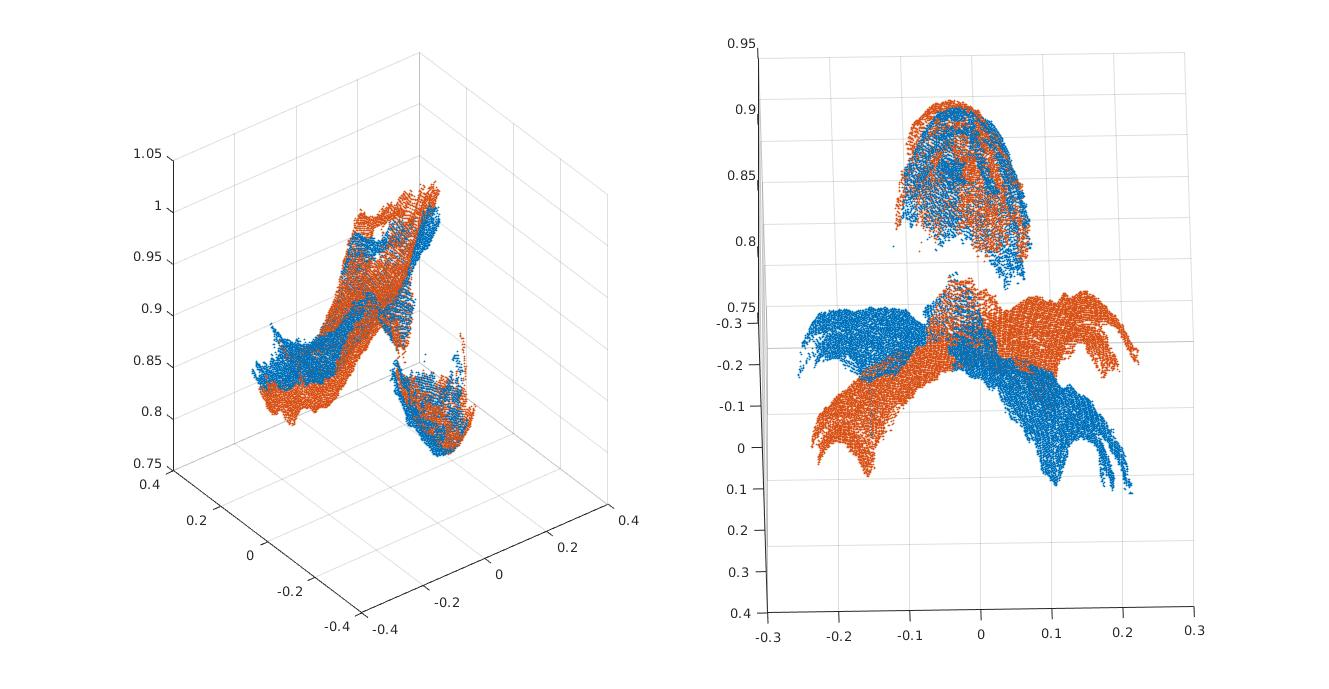
%> input picture 2nd_iter.jpg, 1329 x 689 px
$ octave --eval "result = remove_background(imread('../2nd_iter.jpg'));"   (GNU Octave 9; MATLAB toolbox functions it lacks are replaced by stand-ins)
%> lines starting %> are read from the running program, lines starting %| are printed output that depends on the picture; in (x1, y1, x2, y2) boxes, pixels count from 0 and x2, y2 are one past the last pixel; in counts of white or black regions, pixels touching at a corner belong together; the program's own positions count from 1
function image = remove_background(image)
% [8 lines of commented-out code are left out]


BW1 = im2bw(image,graythresh(image));
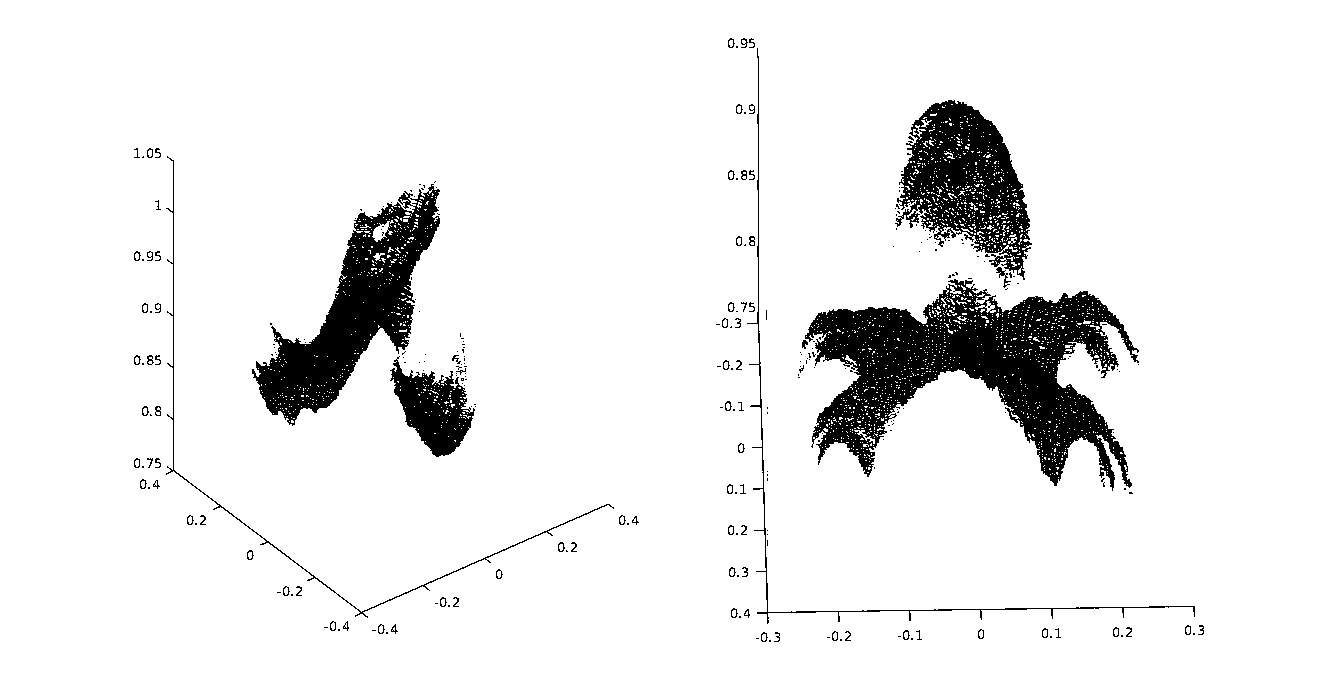
%> BW1: size 689x1329 logical; 92.5% white; 280 black regions (201 under 20 px), largest, box (x1, y1, x2, y2) and area: (805, 279, 1139, 491) 30388, (252, 184, 440, 426) 15823, (895, 100, 1032, 280) 12576

image = uint8(BW1).*image;
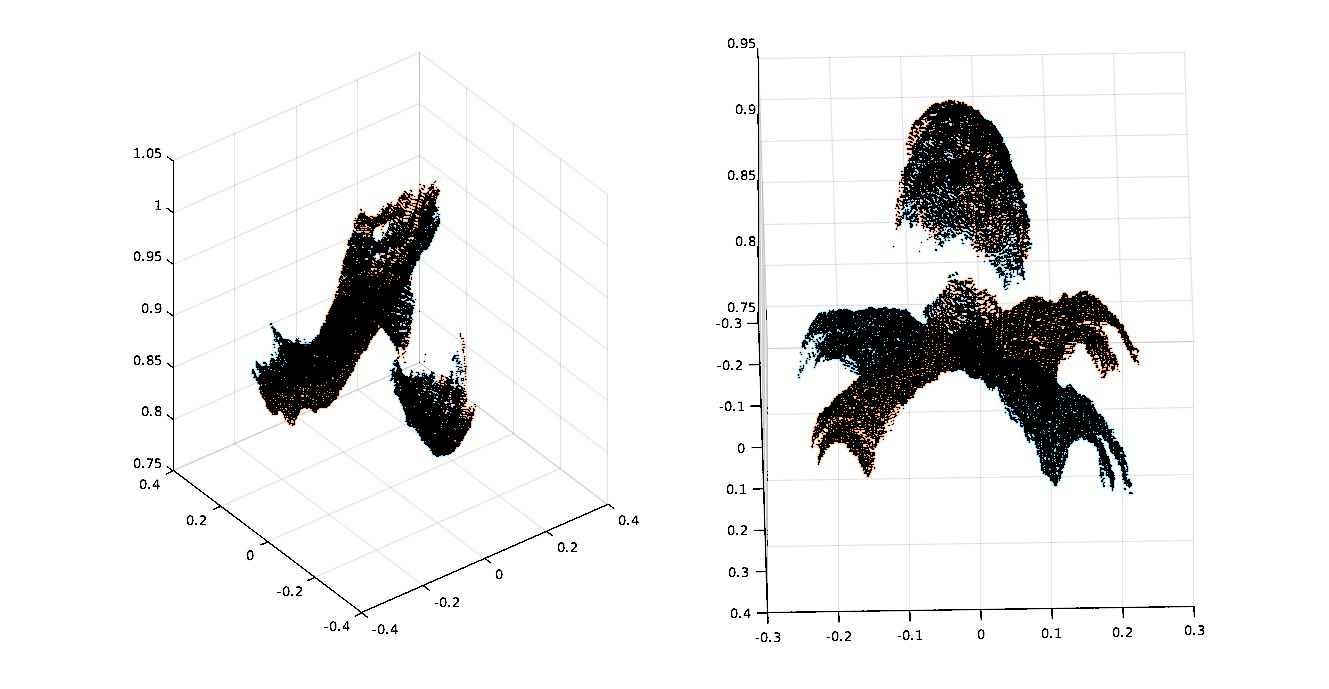
%> image: size 689x1329x3 uint8; mean R, G, B 234.4, 234.3, 234.1

end

$ run again, on method1.jpg
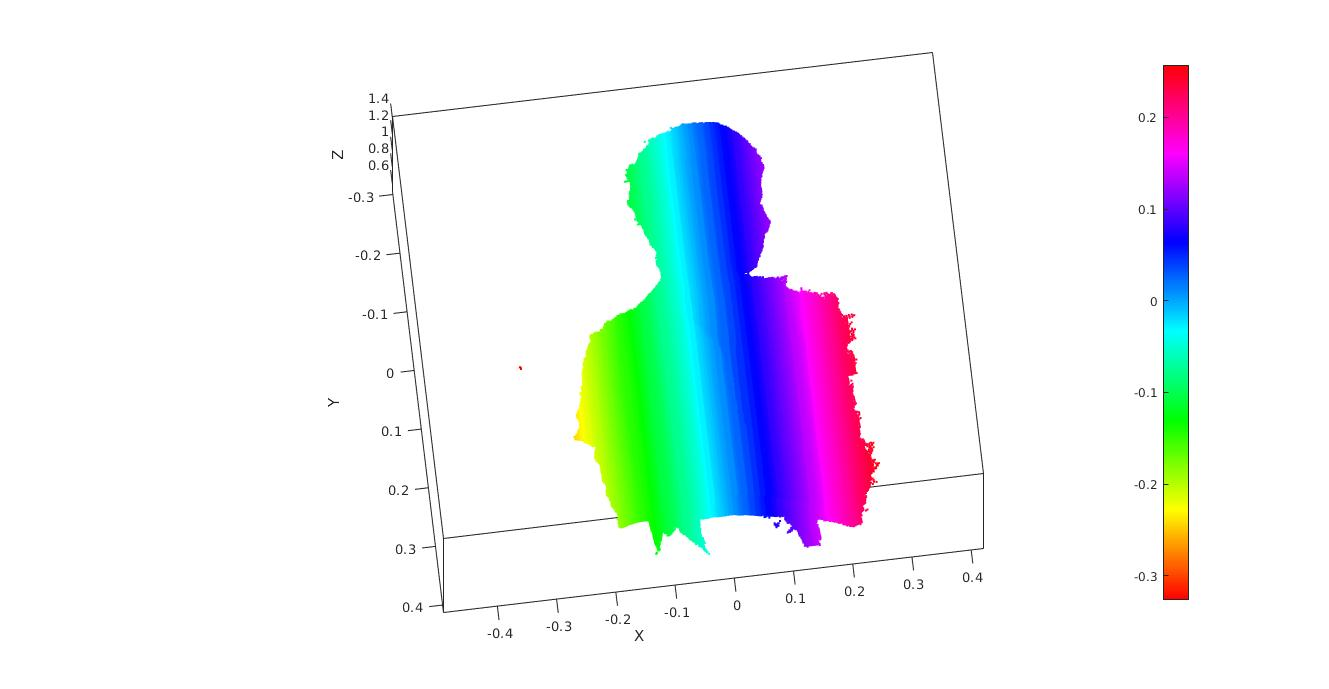
%> input picture method1.jpg, 1329 x 689 px
%> in remove_background, `BW1 = im2bw(image,graythresh(image));`:
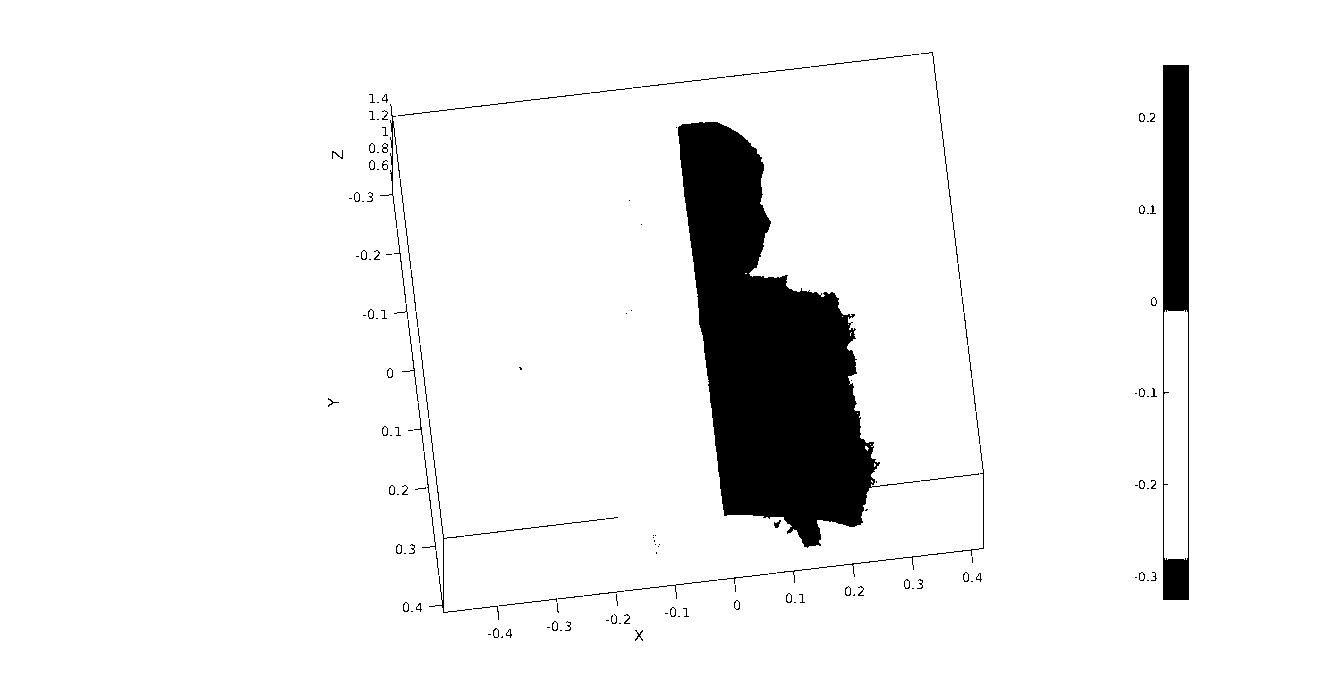
%> BW1: size 689x1329 logical; 93.5% white; 156 black regions (75 under 20 px), largest, box (x1, y1, x2, y2) and area: (678, 122, 920, 548) 46798, (1163, 65, 1189, 600) 7968, (777, 445, 984, 583) 362
%> in remove_background, `image = uint8(BW1).*image;`:
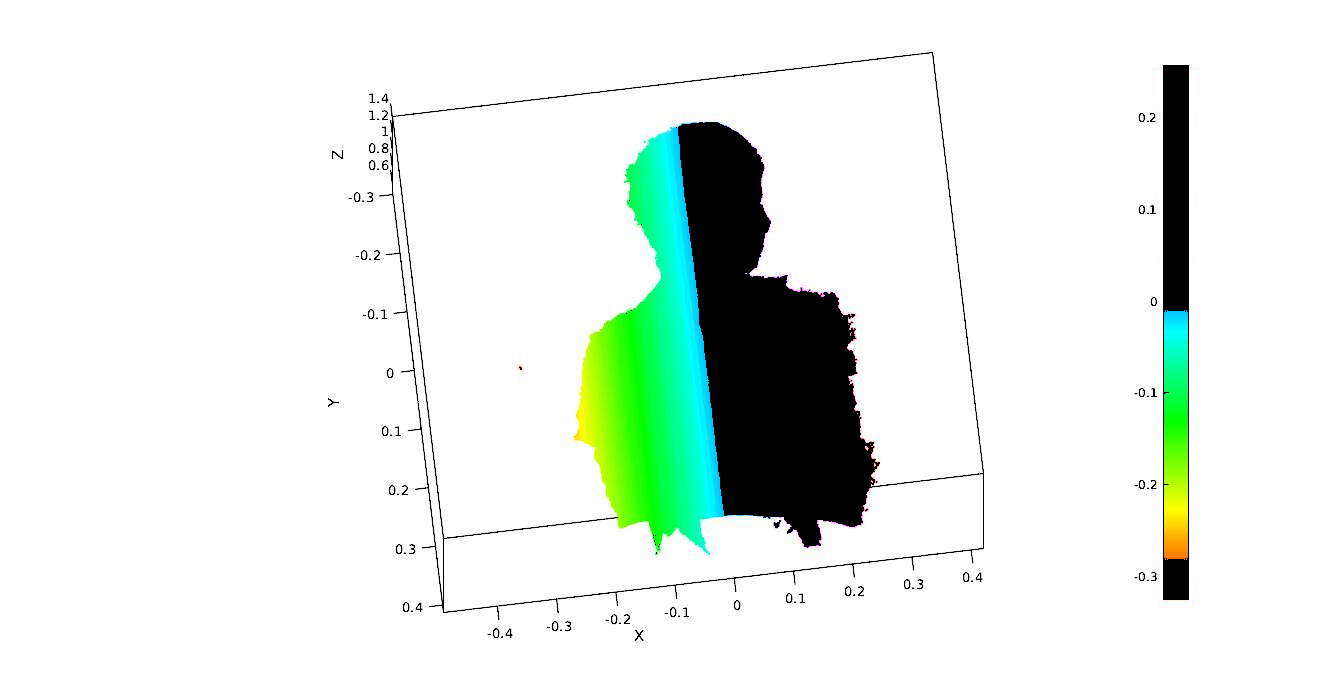
%> image: size 689x1329x3 uint8; mean R, G, B 228.8, 237.7, 231.6

$ run again, on method1_step10_front.jpg
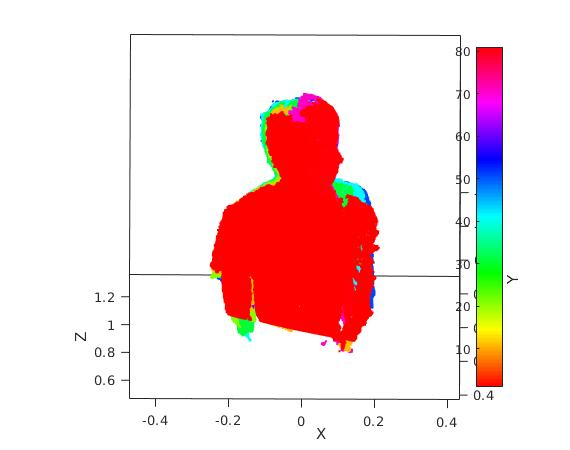
%> input picture method1_step10_front.jpg, 570 x 450 px
%> in remove_background, `BW1 = im2bw(image,graythresh(image));`:
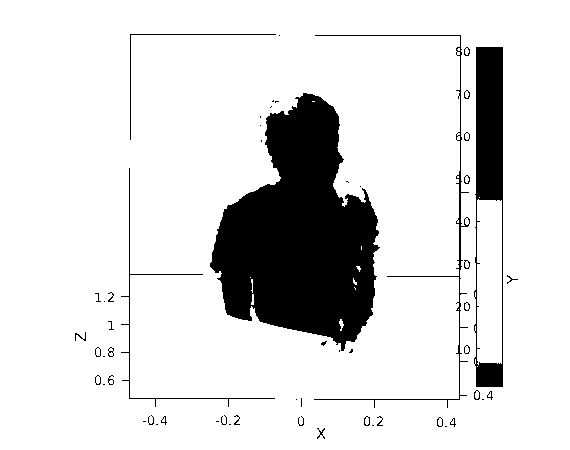
%> BW1: size 450x570 logical; 86.7% white; 57 black regions (26 under 20 px), largest, box (x1, y1, x2, y2) and area: (210, 93, 380, 351) 26502, (474, 47, 503, 387) 5150, (314, 35, 470, 408) 1018
%> in remove_background, `image = uint8(BW1).*image;`:
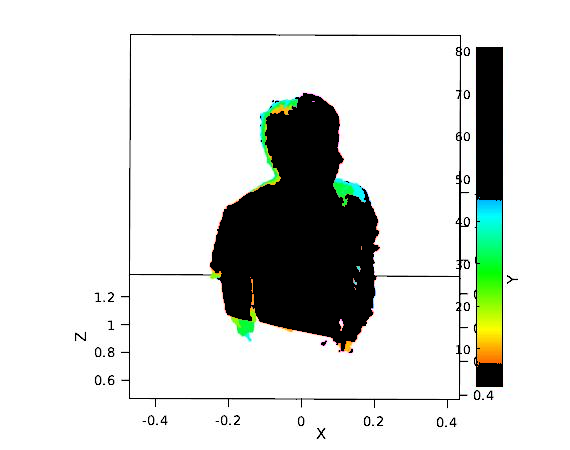
%> image: size 450x570x3 uint8; mean R, G, B 216.6, 219.6, 216.1

$ run again, on method1_step10_left.jpg
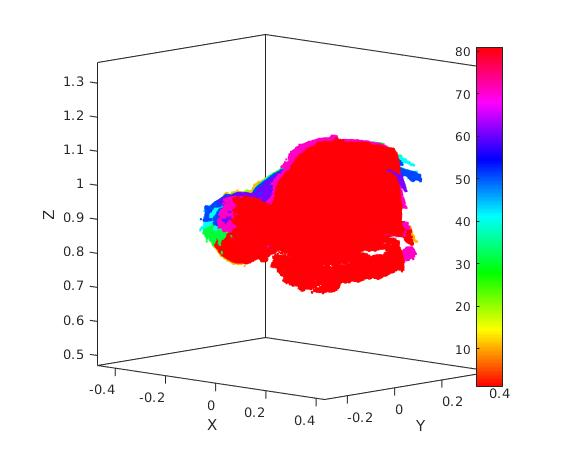
%> input picture method1_step10_left.jpg, 570 x 450 px
%> in remove_background, `BW1 = im2bw(image,graythresh(image));`:
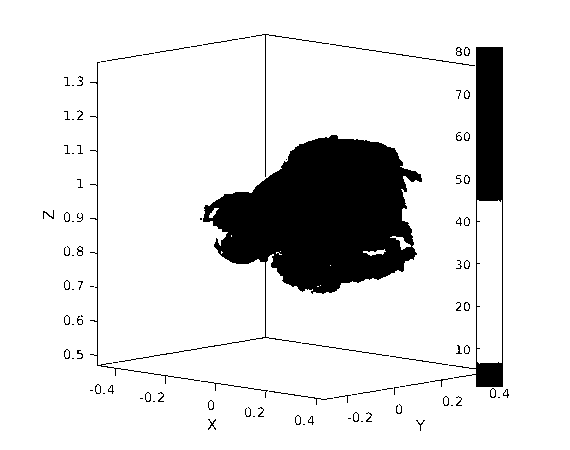
%> BW1: size 450x570 logical; 88.1% white; 99 black regions (41 under 20 px), largest, box (x1, y1, x2, y2) and area: (119, 135, 422, 362) 22649, (449, 47, 503, 387) 5190, (90, 62, 200, 384) 497
%> in remove_background, `image = uint8(BW1).*image;`:
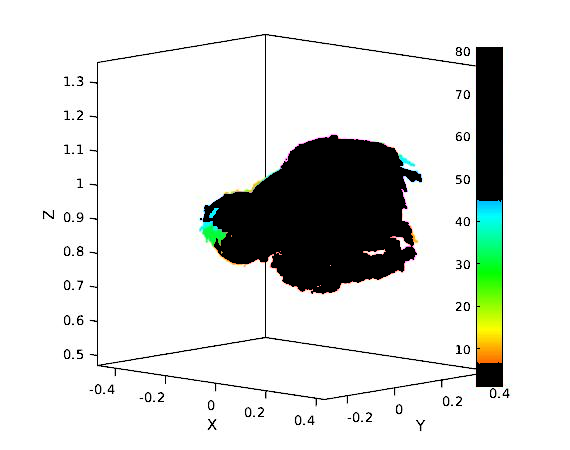
%> image: size 450x570x3 uint8; mean R, G, B 220.9, 223.3, 220.4
